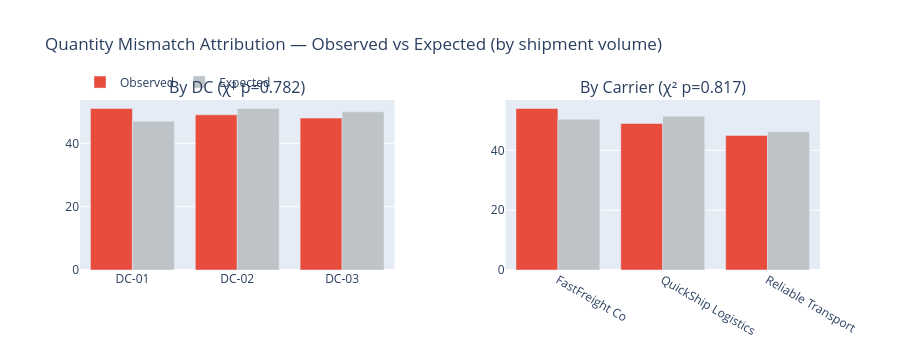

Source (notebook cell):
### Markdown cell above
**Interpretation:** Nora Smith's 1.9× lift is statistically significant — her stores genuinely produce more compliance failures than expected by chance. This could indicate territory overload (6 stores with a high rate), a training gap, or stores with systemic staffing issues. The key insight is that **this is a resource allocation problem, not a performance blame problem**. The data tells us *where* to send support.

**Recommended action:** Conduct a territory review for statistically significant reps. If the over-indexing persists after a 2-week intervention, redistribute stores or add a junior rep for coverage.

### 3.3 Upstream attribution: quantity mismatches by DC and carrier

**Observation:** 148 quantity mismatch exceptions were detected. Are these concentrated at specific DCs or carriers, or evenly distributed?

### Code cell
qm = exc[exc['exception_type'] == 'quantity_mismatch']
qm_disp = qm.merge(disp[['allocation_id','dc_id','carrier']], on='allocation_id', how='left')

# Chi-square: are mismatches evenly distributed across DCs?
dc_counts = qm_disp['dc_id'].value_counts().sort_index()
dc_total = disp.groupby('dc_id')['allocation_id'].nunique().reindex(dc_counts.index)
dc_expected = dc_counts.sum() * dc_total / dc_total.sum()
chi2_dc, p_dc = stats.chisquare(dc_counts, f_exp=dc_expected)

carrier_counts = qm_disp['carrier'].value_counts().sort_index()
carrier_total = disp.groupby('carrier')['allocation_id'].nunique().reindex(carrier_counts.index)
carrier_expected = carrier_counts.sum() * carrier_total / carrier_total.sum()
chi2_carrier, p_carrier = stats.chisquare(carrier_counts, f_exp=carrier_expected)

fig = make_subplots(rows=1, cols=2, subplot_titles=(f'By DC (χ² p={p_dc:.3f})', f'By Carrier (χ² p={p_carrier:.3f})'),
                    horizontal_spacing=0.15)

fig.add_bar(x=dc_counts.index, y=dc_counts.values, name='Observed', marker_color='#e74c3c',
            row=1, col=1, showlegend=True)
fig.add_bar(x=dc_counts.index, y=dc_expected.values, name='Expected', marker_color='#bdc3c7',
            row=1, col=1, showlegend=True)

fig.add_bar(x=carrier_counts.index, y=carrier_counts.values, name='Observed', marker_color='#e74c3c',
            row=1, col=2, showlegend=False)
fig.add_bar(x=carrier_counts.index, y=carrier_expected.values, name='Expected', marker_color='#bdc3c7',
            row=1, col=2, showlegend=False)

fig.update_layout(title='Quantity Mismatch Attribution — Observed vs Expected (by shipment volume)',
                   barmode='group', height=350,
                   legend=dict(orientation='h', yanchor='bottom', y=1.02))
fig.show()

print(f'DC chi-square:     χ²={chi2_dc:.2f}, p={p_dc:.3f}  {"→ significant" if p_dc<0.05 else "→ not significant (evenly distributed)"}')
print(f'Carrier chi-square: χ²={chi2_carrier:.2f}, p={p_carrier:.3f}  {"→ significant" if p_carrier<0.05 else "→ not significant (evenly distributed)"}')

### Figure 1 — Plotly figure (JSON) as saved in the notebook; plotly's stock layout.template omitted (floating-point values rounded to 4 significant figures)
{"data": [{"marker": {"color": "#e74c3c"}, "name": "Observed", "showlegend": true, "type": "bar", "x": ["DC-01", "DC-02", "DC-03"], "xaxis": "x", "y": [51, 49, 48], "yaxis": "y"}, {"marker": {"color": "#bdc3c7"}, "name": "Expected", "showlegend": true, "type": "bar", "x": ["DC-01", "DC-02", "DC-03"], "xaxis": "x", "y": [47.02, 51.01, 49.96], "yaxis": "y"}, {"marker": {"color": "#e74c3c"}, "name": "Observed", "showlegend": false, "type": "bar", "x": ["FastFreight Co", "QuickShip Logistics", "Reliable Transport"], "xaxis": "x2", "y": [54, 49, 45], "yaxis": "y2"}, {"marker": {"color": "#bdc3c7"}, "name": "Expected", "showlegend": false, "type": "bar", "x": ["FastFreight Co", "QuickShip Logistics", "Reliable Transport"], "xaxis": "x2", "y": [50.38, 51.43, 46.18], "yaxis": "y2"}], "layout": {"annotations": [{"font": {"size": 16}, "showarrow": false, "text": "By DC (χ² p=0.782)", "x": 0.2125, "xanchor": "center", "xref": "paper", "y": 1.0, "yanchor": "bottom", "yref": "paper"}, {"font": {"size": 16}, "showarrow": false, "text": "By Carrier (χ² p=0.817)", "x": 0.7875, "xanchor": "center", "xref": "paper", "y": 1.0, "yanchor": "bottom", "yref": "paper"}], "barmode": "group", "height": 350, "legend": {"orientation": "h", "y": 1.02, "yanchor": "bottom"}, "title": {"text": "Quantity Mismatch Attribution — Observed vs Expected (by shipment volume)"}, "xaxis": {"anchor": "y", "domain": [0.0, 0.425]}, "xaxis2": {"anchor": "y2", "domain": [0.575, 1.0]}, "yaxis": {"anchor": "x", "domain": [0.0, 1.0]}, "yaxis2": {"anchor": "x2", "domain": [0.0, 1.0]}}}
